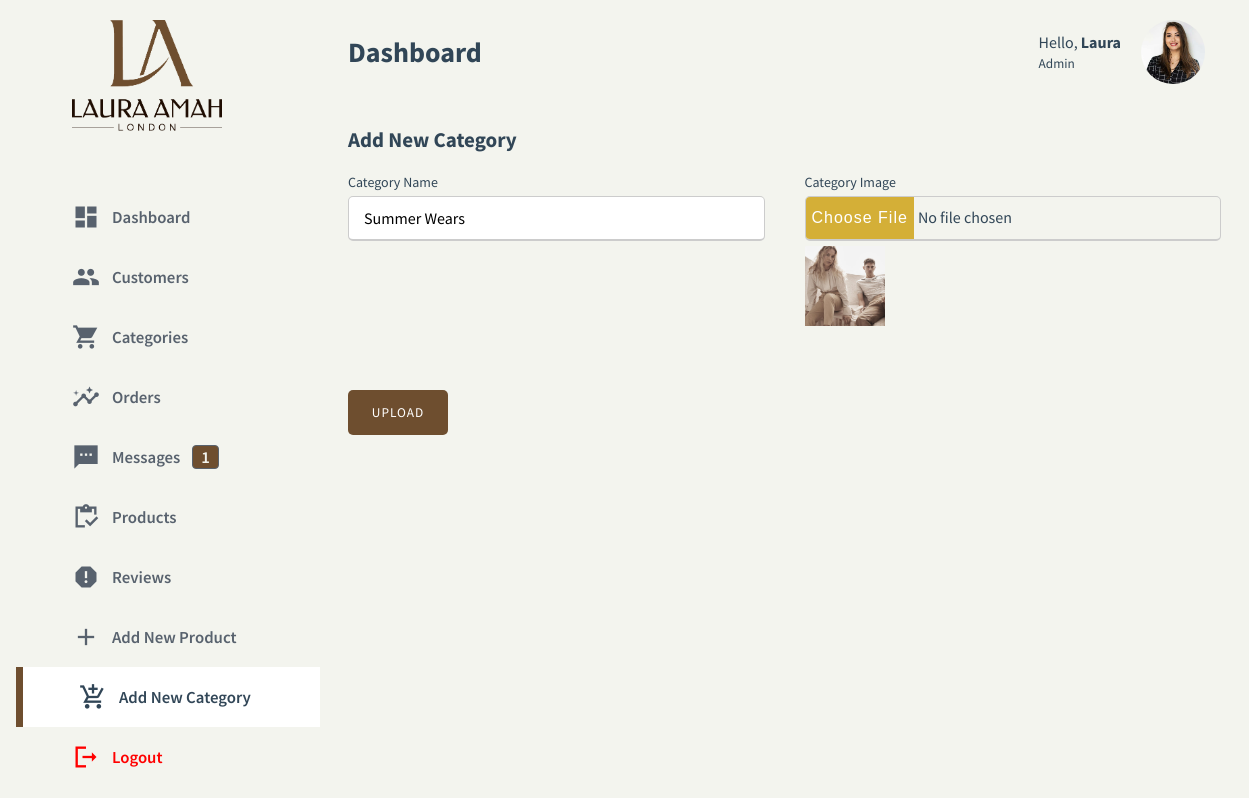
The app's page /admin/edit_category.php?id=1 with its own data.
### tables this page shows
CREATE TABLE `soul_category` (
  `id` int(11) NOT NULL,
  `product_category` varchar(255) NOT NULL,
  `category_image` varchar(255) NOT NULL
);

### admin/edit_category.php (the view, shortened to what this page needs)
<?php
include 'includes/db.php';
$id = $_GET['id'];
if(isset($_GET['id'])) {
    $result_category = mysqli_query($mysqli, "SELECT * FROM `soul_category` where id = '$id'");
    $check_category = mysqli_num_rows($result_category);
    if($check_category > 0){
        $row_category = mysqli_fetch_assoc($result_category);
        $product_category = $row_category['product_category'];
        $tmp_file = $row_category['category_image'];
    } else {
        header ('Location: categories.php');
        die();
    }
}
$messages = "SELECT * FROM soul_message where status2 = '1'";
$messages_result = mysqli_query($mysqli, $messages);
$messages_count = mysqli_num_rows($messages_result);
?>
<!DOCTYPE html>
<html lang="en">
    <head>
        <link rel="stylesheet" href="css/styles.css" />
        <link rel="stylesheet" href="css/styles-responsive.css" />
    </head>
    <body class="customers">
        <div class="dashboard-container customers">
            <aside class="main-sidebar">
                <header class="aside-header">
                    <div class="brand">
                        <img src="images/soul.png" alt="Logo" />
                    </div>
                </header>
                <div class="sidebar" id="sidebar">
                    <ul class="list-items">
                        <li class="item">
                            <a href="dashboard.php">
                                <span class="material-icons-sharp">
                                </span>
                                <span>Dashboard</span>
                            </a>
                        </li>
                        <li class="item">
                            <a href="customers.php">
                                <span class="material-icons-sharp">
                                </span>
                                <span>Customers</span>
                            </a>
                        </li>
                        <li class="item">
                            <a href="categories.php">
                                <span class="material-icons-sharp">
                                </span>
                                <span>Categories</span>
                            </a>
                        </li>
                        <li class="item">
                            <a href="orders.php">
                                <span class="material-icons-sharp">
                                </span>
                                <span>Orders</span>
                            </a>
                        </li>
                        <li class="item">
                            <a href="messages.php">
                                <span class="material-icons-sharp">
                                </span>
                                <span>Messages</span>
                                <span class="message-count"><?php echo $messages_count ?></span>
                            </a>
                        </li>
                        <li class="item">
                            <a href="products.php">
                                <span class="material-icons-sharp">
                                </span>
                                <span>Products</span>
                            </a>
                        </li>
                        <li class="item">
                            <a href="reviews.php">
                                <span class="material-icons-sharp">
                                </span>
                                <span>Reviews</span>
                            </a>
                        </li>
                        <li class="item">
                            <a href="addproduct.php">
                                <span class="material-icons-sharp"> add </span>
                                <span>Add New Product</span>
                            </a>
                        </li>
                        <li class="item">
                            <a href="addcategory.php" class="active">
                                <span class="material-icons-sharp"> add_shopping_cart </span>
                                <span>Add New Category</span>
                            </a>
                        </li>
                        <li class="item">
                            <a href="#">
                                <span class="material-icons-sharp">
                                </span>
                                <span>Logout</span>
                            </a>
                        </li>
                    </ul>
                </div>
            </aside>
            <main class="main-container">
                <div class="admin-header">
                    <h1 class="main-title">Dashboard</h1>
                    <aside class="extrabar">
                        <header class="header-right">
                            <div class="profile">
                                <div class="profile-info">
                                    <p>Hello, <strong>Laura</strong></p>
                                    <small>Admin</small>
                                </div>
                                <div class="profile-image">
                                    <img src="images/team-4.jpg" alt="" width="100%" />
                                </div>
                            </div>
                        </header>
                    </aside>
                </div>
                <section class="recent-orders">
                    <div class="ro-title">
                        <h2 class="recent-orders-title">Add New Category</h2>
                    </div>
                    <div class="table-data">
                        <div class="container">
                            <form method="post" enctype="multipart/form-data">
                                <div class="project-details">
                                    <div class="input-box">
                                        <span class="details">Category Name</span>
                                        <input type="text" name="product_category" value="<?php echo $product_category ?>">
                                    </div>
                                    <div class="input-box">
                                        <span class="details">Category Image</span>
                                        <input type="file" name="category_image">
                                        <img style="width:80px; height:80px; object-fit:cover; margin-top:5px;" src="images/category/<?php echo $tmp_file; ?>">
                                    </div>
                                </div>
                                <div class="button">
                                    <input type="submit" name="submit" value="Upload">
                                </div>
                            </form>
                        </div>
                    </div>
                </section>
            </main>
        </div>
    </body>
</html>

### records on screen
soul_category: product_category "Summer Wears", category_image (picture)

### other values on screen
$messages_count "1"
